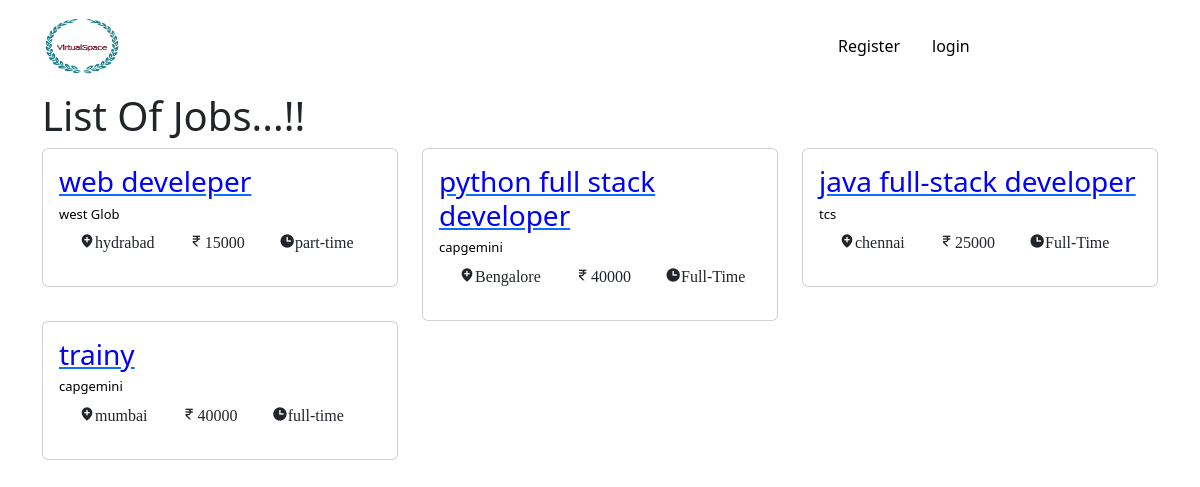
The page /job/ on the database its author committed.
### jobpost/models.py (models this page shows, shortened)
class job_posts(models.Model):
    title=models.CharField(max_length=200)
    description=models.TextField()
    company=models.CharField(max_length=200)
    poated_on=models.DateTimeField(auto_now_add=True)
    location=models.CharField(max_length=200)
    salary=models.IntegerField()
    type=models.CharField(max_length=200)
    experience=models.IntegerField()
    roles_and_responsibilities=models.TextField()

### jobpost/views.py (the view)
# urls.py: path('',views.job,name='jobpost'),
def job(request):
    newjobs=job_posts.objects.all()
    return render(request,'sub/index.html',{'newjobs':newjobs})

### templates/sub/index.html
{% extends 'base.html' %}
{% block content %}
     <div class="container">
        <div class="jumbotron">
            <h1>List Of Jobs...!!</h1>
            <div class="row">
                {% for i in newjobs %}
                    <div class="col-md-4">
                        <div class="card card-body">
                           <a href="{{ i.id }}"><h3 style="color: blue;">{{ i.title }}</h3></a>
                            <h3 style="font-size: small;color:black;">{{ i.company }}</h3>
                            <p><i class='bx bxs-location-plus' style="margin-left: 20px;">{{ i.location }}</i>
                            <i class='bx bx-rupee'style="margin-left:30px" >{{ i.salary }}</i>
                            <i class='bx bxs-time' style="margin-left: 30px;">{{ i.type }}</i></p>
                        </div>
                    </div>
               {% endfor %}
            </div>
        </div>
     </div>
{% endblock %}

### rows shown on the page
job_posts: title "web develeper", company "west Glob", location "hydrabad", salary "15000", type "part-time"
job_posts: title "python full stack developer", company "capgemini", location "Bengalore", salary "40000", type "Full-Time"
job_posts: title "java full-stack developer", company "tcs", location "chennai", salary "25000", type "Full-Time"
job_posts: title "trainy", company "capgemini", location "mumbai", salary "40000", type "full-time"
